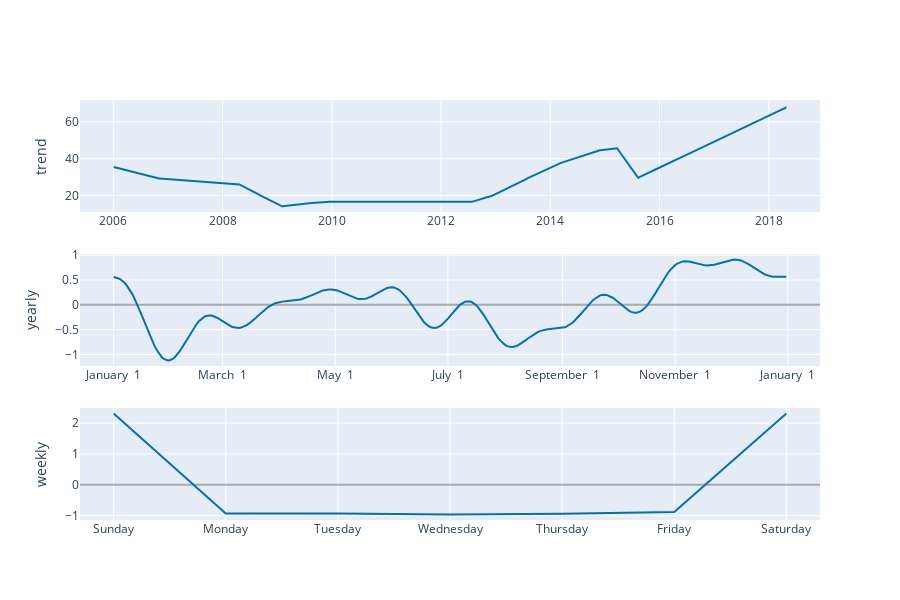

Source (notebook cell):
### Code cell
plot_components_plotly(model, forecast)

### Figure 1 — Plotly figure (JSON) as saved in the notebook; plotly's stock layout.template omitted (floating-point values rounded to 4 significant figures; data arrays with more than 128 entries replaced by an {"elided": "..."} marker saying what was removed)
{"data": [{"line": {"color": "#0072B2", "width": 2}, "mode": "lines", "name": "trend", "type": "scatter", "x": {"elided": "3139 str values"}, "xaxis": "x", "y": {"elided": "3139 float values"}, "yaxis": "y"}, {"line": {"color": "rgba(0, 114, 178, 0.2)", "width": 0}, "mode": "lines", "name": "trend_upper", "type": "scatter", "x": {"elided": "3139 str values"}, "xaxis": "x", "y": {"elided": "3139 float values"}, "yaxis": "y"}, {"fill": "tonexty", "fillcolor": "rgba(0, 114, 178, 0.2)", "line": {"color": "rgba(0, 114, 178, 0.2)", "width": 0}, "mode": "lines", "name": "trend_lower", "type": "scatter", "x": {"elided": "3139 str values"}, "xaxis": "x", "y": {"elided": "3139 float values"}, "yaxis": "y"}, {"line": {"color": "#0072B2", "width": 2}, "mode": "lines", "name": "yearly", "type": "scatter", "x": {"elided": "365 str values"}, "xaxis": "x2", "y": {"elided": "365 float values"}, "yaxis": "y2"}, {"line": {"color": "#0072B2", "width": 2}, "mode": "lines", "name": "weekly", "type": "scatter", "x": ["2017-01-01T00:00:00", "2017-01-02T00:00:00", "2017-01-03T00:00:00", "2017-01-04T00:00:00", "2017-01-05T00:00:00", "2017-01-06T00:00:00", "2017-01-07T00:00:00"], "xaxis": "x3", "y": [2.305, -0.9244, -0.9232, -0.9553, -0.9333, -0.8744, 2.305], "yaxis": "y3"}], "layout": {"height": 600, "showlegend": false, "width": 900, "xaxis": {"anchor": "y", "domain": [0, 1], "range": ["2005-05-23T02:24:00", "2018-12-08T21:36:00"], "type": "date"}, "xaxis2": {"anchor": "y2", "domain": [0, 1], "range": ["2016-12-13T18:54:02.958904115", "2018-01-18T11:04:57.863013581"], "tickformat": "%B %e", "type": "date"}, "xaxis3": {"anchor": "y3", "domain": [0, 1], "range": ["2016-12-31T16:48:00", "2017-01-07T07:12:00"], "tickformat": "%A", "type": "date"}, "yaxis": {"anchor": "x", "domain": [0.7333, 1], "rangemode": "normal", "title": {"text": "trend"}, "zerolinecolor": "#AAA"}, "yaxis2": {"anchor": "x2", "domain": [0.3667, 0.6333], "title": {"text": "yearly"}, "zerolinecolor": "#AAA"}, "yaxis3": {"anchor": "x3", "domain": [0, 0.2667], "title": {"text": "weekly"}, "zerolinecolor": "#AAA"}}}
